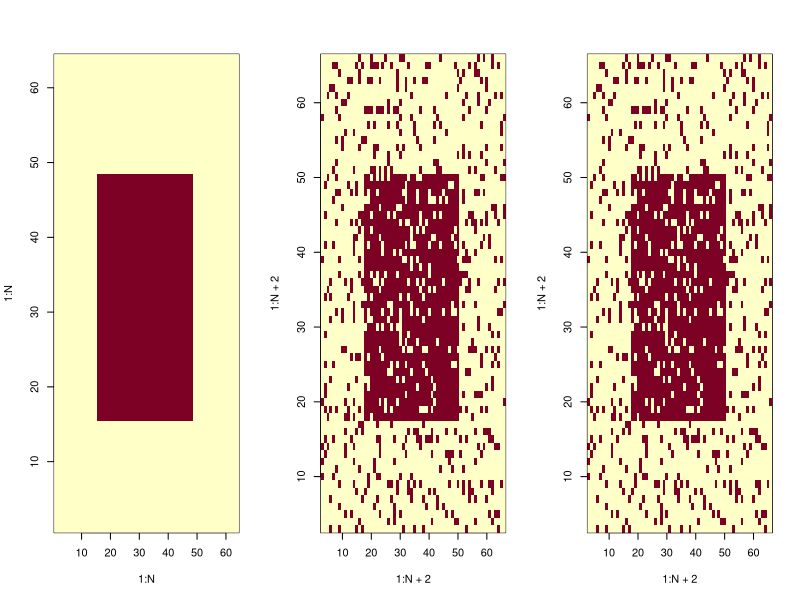
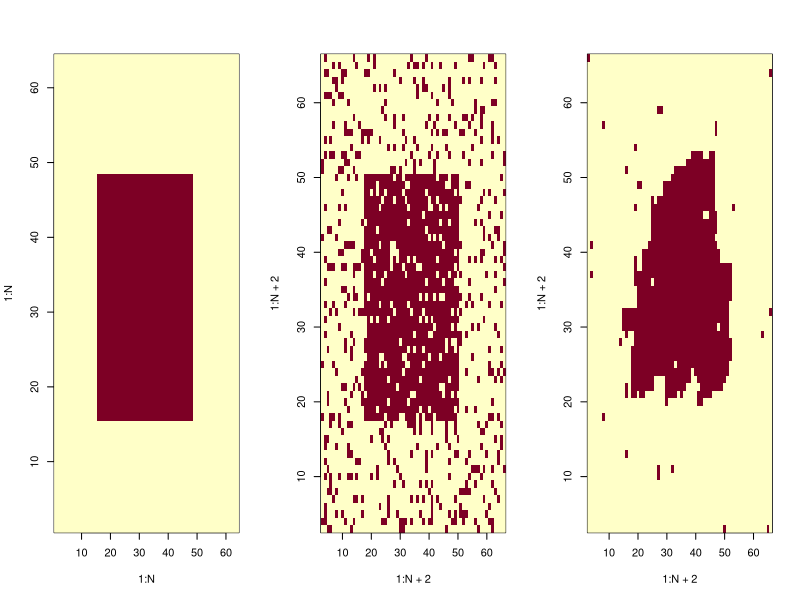
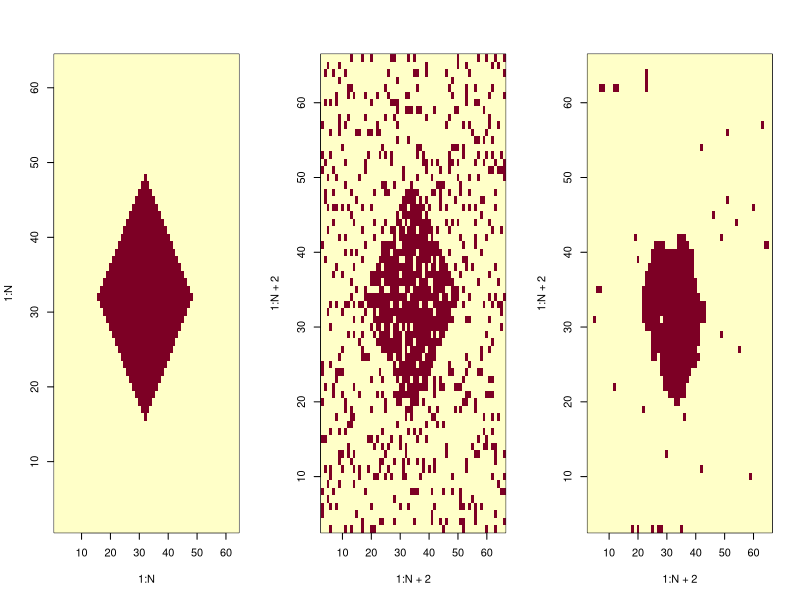
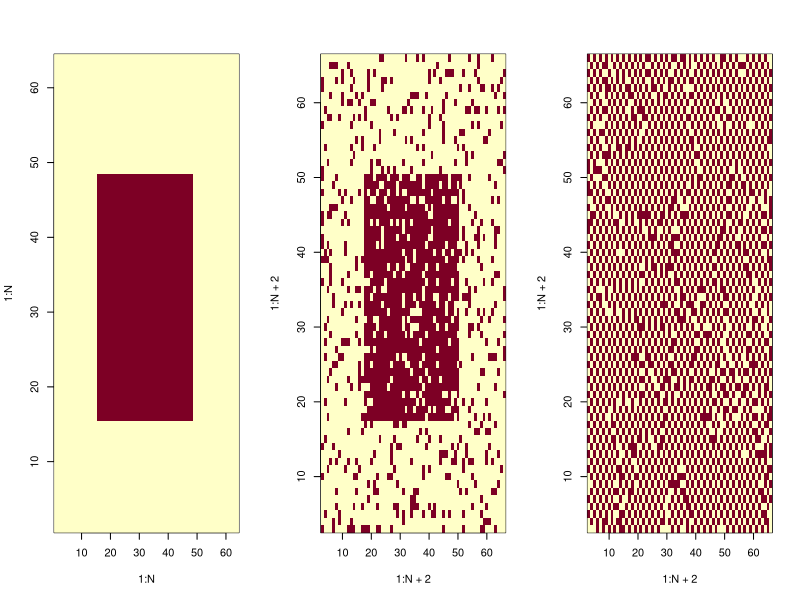
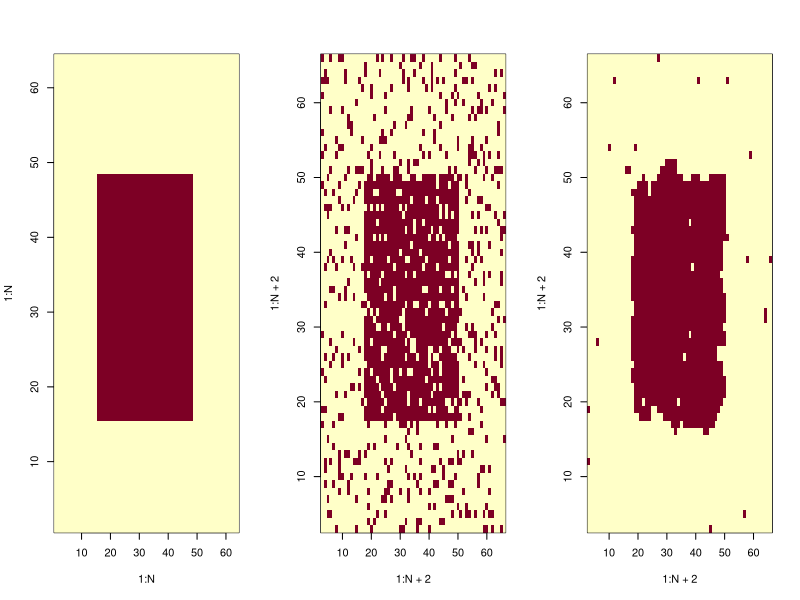
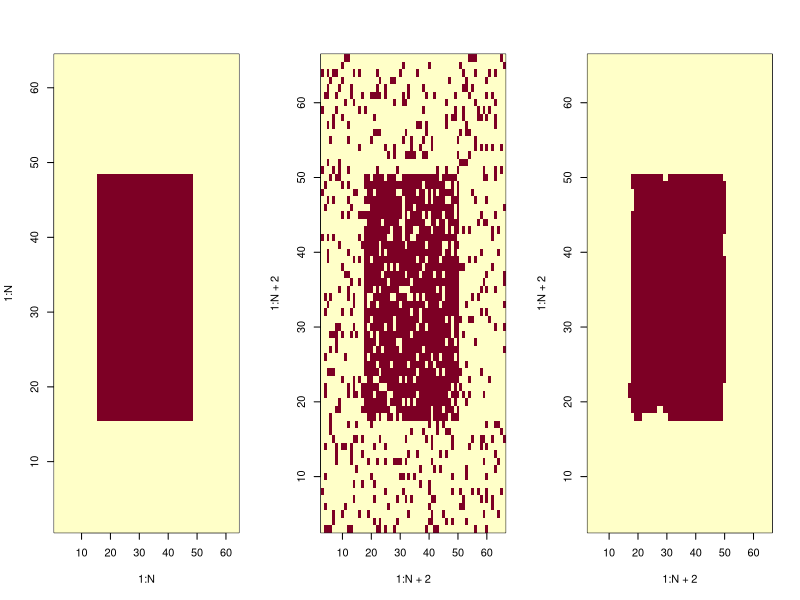
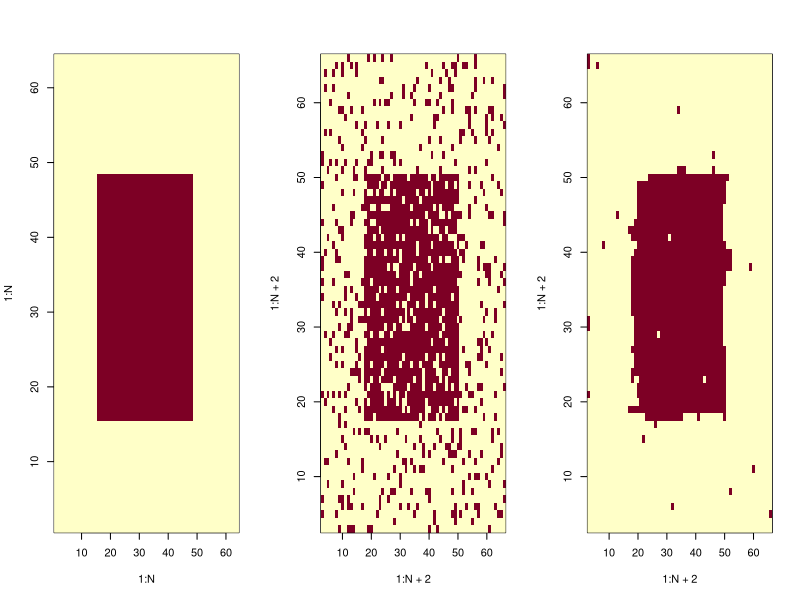
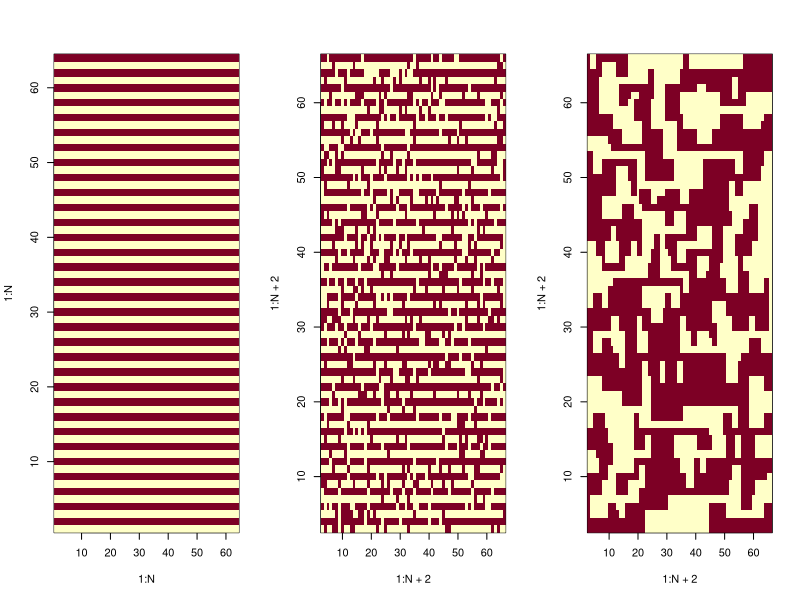

Write R code to recreate these figures, in order.
## ---- chunk 1
bruiteur=function(image, br, p){
  #fonction qui revoit l'image donnée en argument par la même image mais bruitée par la méthode demandée "br"
  imgBr <- image
  N <- dim(image)[1]
  bruit <- 0
  p <- 0.15
  #----binomiale----
  if(br== "rbinom"){bruit <- matrix(2*rbinom(N^2,1,1-p)-1,nrow=N,ncol=N)}
  
  #----poisson----      #futurs bruitages différents possibles
  #----normale----
  
  imgBr <- image*bruit
  return(imgBr)
}#func

#================================================================================================================

imageGenerator=function(forme, N){
  #fonction permettant de générer une matrice-image de forme choisie, et de taille N*N
  
  img <- matrix(-1, nrow= N, ncol= N)
  
  #----rectangle----
  if(forme== "rectangle"){
    img[(N/4):(N*3/4),(N/4):(N*3/4)] <- 1}
  
  #----losange----
  if(forme== "losange"){
    for (i in 1:N){
      for (j in 1:N){
        img[i,j]=-1+2*(abs(i-j)<=N/4)*(abs(i+j-N)<=N/4)  
      }}#for#for
  }#if
  
  #----bandes verticales----
  if(forme=="bande"){
    for (j in 1:(N/2)){ img[,2*j]=rep(1,N) }
  }#if
  
  return(img)
}#func

#================================================================================================================

correspondance=function(img0, img1, N){
  #fonction qui renvoit le pourcentage de correspondance entre deux images de mêmes tailles.
	
	nok <- 0 #nombre de pixels divergents
	
	for (i in (1:N)){
		for (j in (1:N)){
			if(img0[i,j] != img1[i,j]){nok <- nok+1}
		}#for
	}#for
	correspondance <- ((N^2)-nok)/(N^2)*100
	return(correspondance)
}#func
## ---- chunk 2
GibbsIsing = function(forme, N, p, B, beta, alpha, n){
  # fonction qui réalise l'échantilloneur de Gibbs, sur le modèle d'Ising, avec une image img1 bruitée à partir de img0, afin de restaurer cette image.
  
  #----création de l'image parfaite img0----
  img0 = imageGenerator(forme, N)
  #----création de l'image bruitée, avec ajout d'une bordure.
	img1 = matrix(0, nrow=N+2, ncol=N+2)
	img1[2:(N+1),2:(N+1)] = bruiteur(img0, "rbinom", p) 
	img2 = img1 #image tampon
  img3 = img1 #mémoire du bruit initiale
  
  for(k in 1:n){ #n parcours de pixels
    #----choix d'un site au hasard---
    i <- 1+ceiling(N*runif(1)) # indice entre 2 et N+1 pour éviter le contour
    j <- 1+ceiling(N*runif(1))
    
    #----changement de valeur au site choisi sur img2 (1 ou -1) pour représenter E en entier avec img1 et img2 (cas d'une image en noir et blanc)----
    img2[i,j] = -img1[i,j]
    
    #----voisinage----
    v = img1[i+1,j] + img1[i-1,j] + img1[i,j+1] + img1[i,j-1]
    
    #----potentiels (modele d'ising)----
    U1 = -B*img1[i,j]-img1[i,j]*(beta*v + alpha*img3[i,j])
    U2 = -B*img2[i,j]-img2[i,j]*(beta*v + alpha*img3[i,j])
    
    #----calcule de la proba conditionnelle locale----
    P <- exp(-U2)/(exp(-U1)+exp(-U2))
    
    if(runif(1)<= P){img1[i,j]= img2[i,j]}#on change la valeur du pixel
    else{img2[i,j] <- img1[i,j]} #on garde la valeur du pixel
  }#for
  
  #----affichage----
  par(mfrow=c(1,3))
  
  img3 <- img3[2:(N+1),2:(N+1)] #on retire les contours
	img1 <- img1[2:(N+1),2:(N+1)]
  
	image(1:N,1:N,img0)#image initiale
	image(1:N+2,1:N+2,img3)#image bruitée
	image(1:N+2,1:N+2,img1)#image restaurée
}
## ---- chunk 3
metropolisIsing=function(forme, N, p, B, beta, alpha, n){
	#fonction qui réalise l'algorithme de Metropolis sur une image bruitée img1 (à partir de img0), pour restaurer cette image.
	
	#----création de l'image parfaite img0----
	img0 = imageGenerator(forme, N)
	
	#----création d'une image auxiliaire img1, avec bord plus long et bruitage----
	img1 = matrix(0, nrow=N+2, ncol=N+2)
	img1[2:(N+1),2:(N+1)] = bruiteur(img0, "rbinom", p)
	img2 = img1 #image tampon
	img3 = img1 #mémoire du bruit initiale

	for(k in 1:n){ #n visites de pixels
	
		#----choix d'un pixel au hasard----
		i <- 1+ceiling(N*runif(1)) # indice entre 2 et N+1
		j <- 1+ceiling(N*runif(1))
		
		#----tirage nouvelle valeure candidate----
		img2[i,j] = -img1[i,j]
	
		#----voisinage----
		v = img1[i+1,j] + img1[i-1,j] + img1[i,j+1] + img1[i,j-1]
	
		#----potentiels----
		U1 = -B*img1[i,j]-img1[i,j]*(beta*v + alpha*img3[i,j])#potentiel actuel
		U2 = -B*img2[i,j]-img2[i,j]*(beta*v + alpha*img3[i,j])#potentiel candidat
	
		#----proba conditionnelle locale----
		dU = U2-U1
		p <- exp(-dU)
		
		if(runif(1)<=p){img1[i,j]= -img1[i,j]}#on change la valeur du pixel
		else{img2[i,j] <- img1[i,j]} #on garde la valeur du pixel
	}#for
	
	#----affichage----
	img3 <- img3[2:(N+1),2:(N+1)] #on retire le contour
	img1 <- img1[2:(N+1),2:(N+1)]
	
	par(mfrow=c(1,3))
	image(1:N,1:N,img0)#image initiale
	image(1:N+2,1:N+2,img3)#image bruitée
	image(1:N+2,1:N+2,img1)#image restaurée
	return(c("pourcentage de restauration par metropolisIsing", correspondance(img0,img1,N)))
  
}#func
## ---- chunk 4
metropolisIsing("rectangle", 64, 0.25, 0, 0.66, 5, 10^5)
## ---- chunk 5
metropolisIsing("rectangle", 64, 0.25, 0, 0.66, 0, 5*10^5)
metropolisIsing("losange", 64, 0.25, 0, 0.66, 0, 5*10^5)
## ---- chunk 6
metropolisIsing("rectangle", 64, 0.25, 0, -0.66, 0.33, 10^5)
## ---- chunk 7
metropolisIsing("rectangle", 64, 0.25, 0, 0.66, 0.33, 10^5)
## ---- chunk 8
recuitSimule=function(forme, N, p, B, beta, alpha, n){
	#fonction qui réalise l'algorithme de recuit simulé, pour restaurer img1
	
	#----création de l'image parfaite img0----
	img0 = imageGenerator(forme, N)
	
	#----création d'une image auxiliaire img1, avec bordure et bruit----
	img1 = matrix(0, nrow=N+2, ncol=N+2)
	img1[2:(N+1),2:(N+1)] = bruiteur(img0, "rbinom", p)
	img2 = img1 #image tampon
	img3 = img1 #mémoire du bruit initiale

	for(k in 1:n){ #n visites de pixels
	  
	  T <- 1/log(n) #T tend lentement vers 0
	  
		#----choix d'un pixel au hasard----
		i <- 1+ceiling(N*runif(1)) # indice entre 2 et N+1
		j <- 1+ceiling(N*runif(1))
		
		#----tirage nouvelle valeure candidate----
		img2[i,j] = -img1[i,j]
	
		#----voisinage----
		v = img1[i+1,j] + img1[i-1,j] + img1[i,j+1] + img1[i,j-1]
	
		#----potentiels----
		U1 = -B*img1[i,j]-img1[i,j]*(beta*v + alpha*img3[i,j])#potentiel actuel
		U2 = -B*img2[i,j]-img2[i,j]*(beta*v + alpha*img3[i,j])#potentiel candidat
	
		#----probabilité conditionnelle locale, "recuite" à chaque itération----
		dU = U2-U1
		p <- exp(-dU/T)
		
		if(runif(1)<=p){img1[i,j]= -img1[i,j]}#changement
		else{img2[i,j] <- img1[i,j]} #inchangé
	}#for
	
	#----affichage----
	img3 <- img3[2:(N+1),2:(N+1)] #retire le contour
	img1 <- img1[2:(N+1),2:(N+1)]
	
	par(mfrow=c(1,3))
	image(1:N,1:N,img0)#image initiale
	image(1:N+2,1:N+2,img3)#image  bruitée
	image(1:N+2,1:N+2,img1)#image restaurée
	return(c("pourcentage de restauration par recuitSimule", correspondance(img0,img1,N)))
  
}#func
## ---- chunk 9
recuitSimule("rectangle", 64, 0.25, 0, 0.66, 0.33, 5*10^4)
metropolisIsing("rectangle", 64, 0.25, 0, 0.66, 0.33, 5*10^4)
## ---- chunk 10
recuitSimule("bande", 64, 0.25, 0, 0.66, 0.33, 5*10^4)
## ---- chunk 11
recuitSimule("bande", 64, 0.25, 0, -0.66, 0.33, 5*10^4)
## ---- chunk 12
restorStripe=function(forme, N, p, B, beta, alpha, n){
  #fonction de recuit simulé modifiée pour restaurer une image en bandes horizontales noir et blanche alternées, grâce à une disjonction de cas entre l'horizontale et la verticale pour les calculs de potentiel.
  
  energiehv=function(img){
    #fonction qui renvoie, dans un tuple, les sommes des doubles produits sur les lignes, et sur les colonnes. Le résultats sert au calcul des betah et betav
    eligne=0
    ecolonne=0
    for (i in 1:N) {for (j in 1:(N-1)){eligne=eligne+img[i,j]*img[i,j+1]}}  #somme des doubles produits de ligne
    for (j in 1:N) {for (i in 1:(N-1)){ecolonne=ecolonne+img[i,j]*img[i+1,j]}}  #somme des doubles produits de colonne
    return(c(eligne,ecolonne))
  }#func
  
  
  #----img0, initiale----
  img0 = imageGenerator(forme, N)
  
  #----img1, avec bordure et bruit----
  img1 = matrix(0, nrow=N+2, ncol=N+2)
  img1[2:(N+1),2:(N+1)] = bruiteur(img0, "rbinom", p)
  img2 = img1 #tampon
  img3 = img1 #bruit initiale
  
  #----calcul des deux beta, horizontal et vertical----
  betah=2*energiehv(img1)[2]/(abs(energiehv(img1)[1])+abs(energiehv(img1)[2]))
  betav=2*energiehv(img1)[1]/(abs(energiehv(img1)[1])+abs(energiehv(img1)[2]))

	for(k in 1:n){ #n visites de pixels
	  
	  T <- 1/log(n)
	  
		#----choix d'un pixel au hasard----
		i <- 1+ceiling(N*runif(1))
		j <- 1+ceiling(N*runif(1))
		
		#----tirage nouvelle valeure candidate----
		img2[i,j] = -img1[i,j]
	
    #----calcule du voisinage séparément entre horizontale (Vh) et verticale (Vv)
    Vh <- img1[i-1,j]+img1[i+1,j]
    Vv <- img1[i,j-1]+img1[i,j+1]
	
		#----potentiels----
		U1 = -B*img1[i,j]-img1[i,j]*(betah*Vh + betav*Vv + alpha*img3[i,j])#potentiel actuel
		U2 = -B*img2[i,j]-img2[i,j]*(betah*Vh + betav*Vv + alpha*img3[i,j])#potentiel candidat
	
		#----test----
		dU = U2-U1
		p <- exp(-dU/T)
		
		if(runif(1)<=p){img1[i,j]= -img1[i,j]}#changé
		else{img2[i,j] <- img1[i,j]} #inchangé
	}#for
  
  
  #----affichage----
  img3 <- img3[2:(N+1),2:(N+1)] 
  img1 <- img1[2:(N+1),2:(N+1)]
  par(mfrow=c(1,3))
  image(1:N,1:N,img0)#image initiale
  image(1:N+2,1:N+2,img3)#image bruitée
  image(1:N+2,1:N+2,img1)#image restaurée
  
  return(c("pourcentage de restauration par restorStripe",correspondance(img0,img1,N),"betah",betah,"betav",betav))
  
}#func
## ---- chunk 13
restorStripe("bande",64,0.25,0,0.66,0.33,5*10^4)
## ---- chunk 14

Vstar=function(img, N, i, j, L){
  #fonction qui calcule le voisinage du pixel (i,j), selon le modèle de voisinage en étoile variable.
  
  vbranch=function(img, N, is, js, iv, jv, L){
	  #L détermine la longueur maximale d'une branche
	  #(iv, jv) appartient à [(0,1),(0,-1),(1,0),(-1,0)], c'est ce qui donne le sens de la branche à partir de s

	  v = c() #branche finale
	  vl = c() #branche brute
	  if(is<1 | is>N | js<1 | js>N){return("les coordonnées données sont en dehors de l'image")}

	  #----récupération des L sites de la branche potentielles sans condition----
	  for(k in(1:L)){
		  i <- is+k*iv
		  j <- js+k*jv
		  if(i>=1 && i<=N){ if(j>=1 && j<=N){ #teste si les coordonnées du candidat sont dans l'image
			  vl <- c(vl,img[i,j])
		  }}#if&if
	  }#for
	  if(is.null(vl[1])){return(0)} #si on est sur le bord
	
	  #----épuration selon la condition de valeur de site----
	  lead <- vl[1] #base de la branche, à côté du site
	  for(k in 1:length(vl)){ #parcours les L sites
		  if(vl[k]==lead){ v <- c(v,vl[k]) }#condition pour faire partie de la branche.
	  }#for
	
	  return(length(v)*lead) #"poid" de la branche. length(v) fait office de facteur, comme beta classiquement
  }#func
  
  #somme des quatre branches
	s <- 0
	s <- s + vbranch(img, N, i, j, -1, 0, L)
	s <- s + vbranch(img, N, i, j, 1, 0, L)
	s <- s + vbranch(img, N, i, j, 0, -1, L)
	s <- s + vbranch(img, N, i, j, 0, 1, L)
	return(s)
}#func
## ---- chunk 15
recuitSimule_Vstar=function(forme, N, p, B, beta, alpha, n, L){
	#fonction qui réalise l'algorithme de recuit, mais dont le calcul de voisinage se faite selon le modèle en étoile variable.
	
	#----image parfaite img0----
	img0 = imageGenerator(forme, N)
	
	#----image auxiliaire img1, avec bordure et bruitage----
	img1 = matrix(0, nrow=N+2, ncol=N+2)
	img1[2:(N+1),2:(N+1)] = bruiteur(img0, "rbinom", p)
	img2 = img1 #tampon
	img3 = img1 #bruit initiale

	for(k in 1:n){
	  
	  T <- 1/log(n)
	  
		#----choix d'un pixel au hasard----
		i <- 1+ceiling(N*runif(1))
		j <- 1+ceiling(N*runif(1))
		
		#----tirage nouvelle valeure candidate----
		img2[i,j] = -img1[i,j]
	
		#----voisinage selon le modèle en étoile----
	  v = Vstar(img1, N+2, i, j, L)
		
		#----potentiels----
		U1 = -B*img1[i,j]-img1[i,j]*(beta*v + alpha*img3[i,j])#potentiel actuel
		U2 = -B*img2[i,j]-img2[i,j]*(beta*v + alpha*img3[i,j])#potentiel candidat
	
		#----test----
		dU = U2-U1
		p <- exp(-dU/T)
		
		if(runif(1)<=p){img1[i,j]= -img1[i,j]}#changé
		else{img2[i,j] <- img1[i,j]} #inchangé
	}#for
	
	#----affichage----
	img3 <- img3[2:(N+1),2:(N+1)] #on retire le contour
	img1 <- img1[2:(N+1),2:(N+1)]
	
	par(mfrow=c(1,3))
	image(1:N,1:N,img0)#image initiale
	image(1:N+2,1:N+2,img3)#image  bruitée
	image(1:N+2,1:N+2,img1)#image restaurée
	
	return(correspondance(img0, img1, N))
  
}#func

## ---- chunk 16
smartStop=function(forme, N, p, B, beta, alpha, S){
	#fonction qui réalise l'algorithme de Gibbs sur une image bruitée img1 (à partir de img0),pour restaurer cette image.
	
	#----création de l'image parfaite img0----
	img0 = imageGenerator(forme, N)
	
	#----création d'une image auxiliaire img1, avec bord plus long et bruitage----
	img1 = matrix(0, nrow=N+2, ncol=N+2)
	img1[2:(N+1),2:(N+1)] = bruiteur(img0, "rbinom", p)
	img2 = img1 #image tampon
	img3 = img1 #mémoire du bruit initiale
	
  X<-0 #nombre d'itérations consécutives sans changement de spin
  it<-0 #compteur
  
  while(X<=S) { 
	  
    it <- it+1
	  T <- 1/log(it) #T tend vers 0
	  
		#----choix d'un pixel au hasard----
		i <- 1+ceiling(N*runif(1)) # indice entre 2 et N+1
		j <- 1+ceiling(N*runif(1))
		
		#----tirage nouvelle valeure candidate----
		img2[i,j] = -img1[i,j]
	
		#----voisinage----
	  v = Vstar(img1, N+2, i, j, 5) # L arbitrairement fixé à 5
		
		#----potentiels----
		U1 = -B*img1[i,j]-img1[i,j]*(beta*v + alpha*img3[i,j])#potentiel actuel
		U2 = -B*img2[i,j]-img2[i,j]*(beta*v + alpha*img3[i,j])#potentiel candidat
	
		#----test----
		dU = U2-U1
		p <- exp(-dU/T)
		
		if(runif(1)<=p){#on change la valeur du pixel
		  img1[i,j]= -img1[i,j]
		  X <- 0} #on a changé un pixel, retour à la case départ
		  
		else{
		  img2[i,j] <- img1[i,j]
		  X <- X+1} #on garde la valeur du pixel
	}#for
	
	#----affichage----
	img3 <- img3[2:(N+1),2:(N+1)] #on retire le contour
	img1 <- img1[2:(N+1),2:(N+1)]
	
	par(mfrow=c(1,3))
	image(1:N,1:N,img0)#image initiale
	image(1:N+2,1:N+2,img3)#image  bruitée
	image(1:N+2,1:N+2,img1)#image restaurée
  
}#func

#recuitSimule_smartStop("rectangle", 64, 1, 0, 0.6, 200, 0.3)
## ---- chunk 17
smartStopLight=function(forme, N, p, B, beta, alpha, S, m){
	#fonction qui réalise l'algorithme de Gibbs sur une image bruitée img1 (à partir de img0),pour restaurer cette image.
	
	#----création de l'image parfaite img0----
	img0 = imageGenerator(forme, N)
	
	#----création d'une image auxiliaire img1, avec bord plus long et bruitage----
	img1 = matrix(0, nrow=N+2, ncol=N+2)
	img1[2:(N+1),2:(N+1)] = bruiteur(img0, "rbinom", p)
	img2 = img1 #image tampon
	img3 = img1 #mémoire du bruit initiale
	
  X<-0 #nombre d'itérations consécutives sans changement de spin
  Y <- 0 #nombre de changements de spin, remis à 0 dès que Y==m.
  it<-0 #compteur d'itération général
  
  while(X<=S) { 
	  
    it <- it+1
	  T <- 1/log(it) #T tend vers 0
	  
		#----choix d'un pixel au hasard----
		i <- 1+ceiling(N*runif(1)) # indice entre 2 et N+1
		j <- 1+ceiling(N*runif(1))
		
		#----tirage nouvelle valeure candidate----
		img2[i,j] = -img1[i,j]
	
		#----voisinage----
	  v = Vstar(img1, N+2, i, j, 5) # L arbitrairement fixé à 5
		
		#----potentiels----
		U1 = -B*img1[i,j]-img1[i,j]*(beta*v + alpha*img3[i,j])#potentiel actuel
		U2 = -B*img2[i,j]-img2[i,j]*(beta*v + alpha*img3[i,j])#potentiel candidat
	
		#----test----
		dU = U2-U1
		p <- exp(-dU/T)
		
		if(runif(1)<=p){#on change la valeur du pixel
		  img1[i,j]= -img1[i,j]
		  Y <- Y+1
		  if(Y==m+1){ #dépassement du cota de changement de valeur m
		    X <- 0
		    Y <- 0}
		  else{X <- X+1}
		}#if 
		  
		else{ #on garde la valeur du pixel
		  img2[i,j] <- img1[i,j]
		  X <- X+1} 
	}#for
	
	#----affichage----
	img3 <- img3[2:(N+1),2:(N+1)] #on retire le contour
	img1 <- img1[2:(N+1),2:(N+1)]
	
	par(mfrow=c(1,3))
	image(1:N,1:N,img0)#image initiale
	image(1:N+2,1:N+2,img3)#image  bruitée
	image(1:N+2,1:N+2,img1)#image restaurée
  
	print(it)
}#func

#smartStopLight("rectangle", 64,0.25, 0, 2/3, 1/3, 500, 15)
